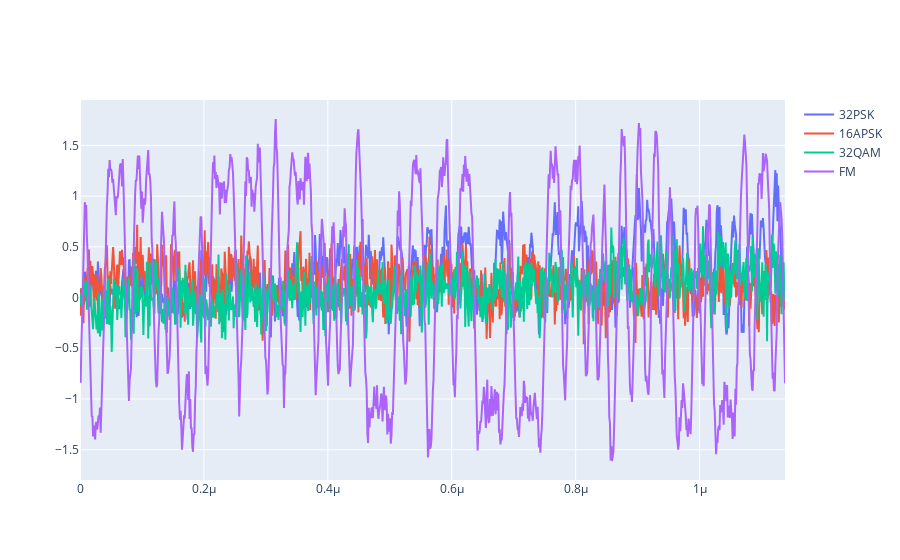

This figure's notebook cell:
### Markdown cell above
## In-phase (real) component

### Code cell
show_nth_sample = 1
n_classes_to_visualise = 4

traces = [
    go.Scatter(
        name=classes[first_samples.index][i],
        x=t,
        y=X_samples[i, ::show_nth_sample, 0],
        marker=dict(
            size=4,
            colorscale='Viridis',
        ),
        line=dict(
            width=2
        )
    )
    for i in range(X_samples[:n_classes_to_visualise].shape[0])
]
fig = go.Figure(data=traces)
fig.show()

### Figure 1 — Plotly figure (JSON) as saved in the notebook; plotly's stock layout.template omitted (floating-point values rounded to 4 significant figures; data arrays with more than 128 entries replaced by an {"elided": "..."} marker saying what was removed)
{"data": [{"line": {"width": 2}, "marker": {"colorscale": [[0, "#440154"], [0.1111, "#482878"], [0.2222, "#3e4989"], [0.3333, "#31688e"], [0.4444, "#26828e"], [0.5556, "#1f9e89"], [0.6667, "#35b779"], [0.7778, "#6ece58"], [0.8889, "#b5de2b"], [1, "#fde725"]], "size": 4}, "name": "32PSK", "type": "scatter", "x": {"elided": "1024 float values"}, "y": {"elided": "1024 float values"}}, {"line": {"width": 2}, "marker": {"colorscale": [[0, "#440154"], [0.1111, "#482878"], [0.2222, "#3e4989"], [0.3333, "#31688e"], [0.4444, "#26828e"], [0.5556, "#1f9e89"], [0.6667, "#35b779"], [0.7778, "#6ece58"], [0.8889, "#b5de2b"], [1, "#fde725"]], "size": 4}, "name": "16APSK", "type": "scatter", "x": {"elided": "1024 float values"}, "y": {"elided": "1024 float values"}}, {"line": {"width": 2}, "marker": {"colorscale": [[0, "#440154"], [0.1111, "#482878"], [0.2222, "#3e4989"], [0.3333, "#31688e"], [0.4444, "#26828e"], [0.5556, "#1f9e89"], [0.6667, "#35b779"], [0.7778, "#6ece58"], [0.8889, "#b5de2b"], [1, "#fde725"]], "size": 4}, "name": "32QAM", "type": "scatter", "x": {"elided": "1024 float values"}, "y": {"elided": "1024 float values"}}, {"line": {"width": 2}, "marker": {"colorscale": [[0, "#440154"], [0.1111, "#482878"], [0.2222, "#3e4989"], [0.3333, "#31688e"], [0.4444, "#26828e"], [0.5556, "#1f9e89"], [0.6667, "#35b779"], [0.7778, "#6ece58"], [0.8889, "#b5de2b"], [1, "#fde725"]], "size": 4}, "name": "FM", "type": "scatter", "x": {"elided": "1024 float values"}, "y": {"elided": "1024 float values"}}], "layout": {}}
